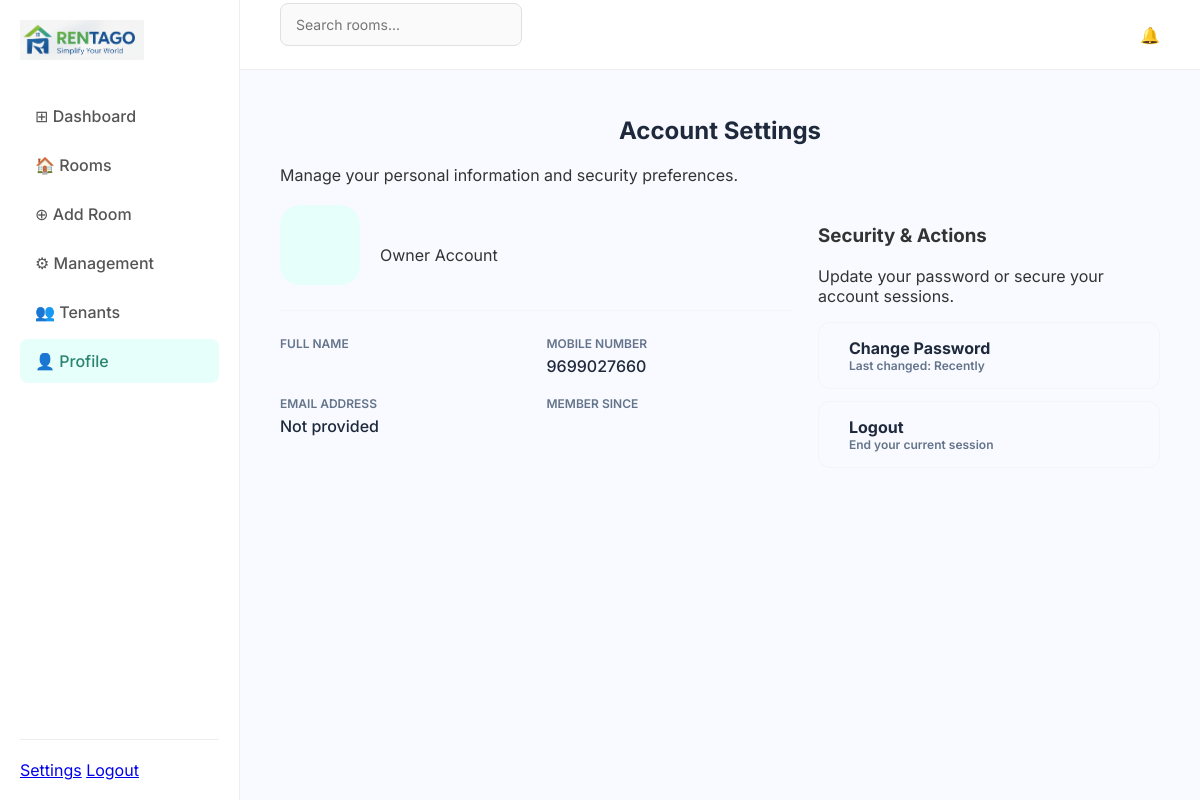
The page /owner/profile/ (signed in) on the database its author committed.
### owners/models.py (models this page shows, shortened)
class Owner(models.Model):
    user = models.OneToOneField(UserProfile, on_delete=models.CASCADE)
    name = models.CharField(max_length=100, blank=True)

### accounts/models.py (models this page shows, shortened)
class UserProfile(models.Model):
    ROLE_CHOICES = [
        ('owner', 'Owner'),
        ('tenant', 'Tenant'),
    ]
    mobile = models.CharField(max_length=10, unique=True)
    password = models.CharField(max_length=128)
    role = models.CharField(max_length=10, choices=ROLE_CHOICES)
    name = models.CharField(max_length=100, blank=True)

### accounts/decorators.py (the view)
    def wrapper(request, *args, **kwargs):
        if not request.session.get("user_id"):
            return redirect("accounts:login")
        if request.session.get("role") != "owner":
            return redirect("accounts:login")
        return view_func(request, *args, **kwargs)

### owners/views.py (called while the page is built)
@login_required
@owner_required
def profile(request):
    try:
        owner = Owner.objects.get(user_id=request.session["user_id"])
    except Owner.DoesNotExist:
        request.session.flush()
        return redirect("accounts:login")
    return render(request, "owners/profile.html", {"owner": owner})

### owners/templates/owners/profile.html (shortened to what this page needs)
{% extends "rent/base_owner.html" %}
{% load static %}
{% block content %}
<div class="page-header">
    <h1>Account Settings</h1>
    <p>Manage your personal information and security preferences.</p>
</div>
<div class="profile-layout">
    <div class="card-style profile-info-card">
        <div class="profile-header-main">
            <div class="avatar-large">
            </div>
            <div class="profile-titles">
                <span class="badge available">{{ owner.user.role|title }} Account</span>
            </div>
        </div>
        <div class="info-grid">
            <div class="info-item">
                <label>Full Name</label>
            </div>
            <div class="info-item">
                <label>Mobile Number</label>
                <p>{{ owner.user.mobile }}</p>
            </div>
            <div class="info-item">
                <label>Email Address</label>
                <p>{{ owner.user.email|default:"Not provided" }}</p>
            </div>
            <div class="info-item">
                <label>Member Since</label>
            </div>
        </div>
    </div>
    <div class="card-style security-card">
        <h3>Security & Actions</h3>
        <p class="text-muted">Update your password or secure your account sessions.</p>
        <div class="action-list">
            <a href="{% url 'accounts:change_password' %}" class="action-item">
                <div>
                    <strong>Change Password</strong>
                    <p class="text-small">Last changed: Recently</p>
                </div>
            </a>
            <a href="{% url 'accounts:logout' %}" class="action-item danger-hover">
                <div>
                    <strong>Logout</strong>
                    <p class="text-small">End your current session</p>
                </div>
            </a>
        </div>
    </div>
</div>
{% endblock %}

### rent/static/rent/style.css (style rules this page uses)
* { box-sizing: border-box; font-family: 'Inter', sans-serif; }
body { background-color: #f4f7f9; margin: 0; padding: 0; color: #333; padding-top: 70px; min-height: 100vh; }
label { display: block; font-size: 14px; font-weight: 600; margin-bottom: 8px; color: #333; }
* { box-sizing: border-box; }
body.dashboard-body { margin: 0; display: flex; background-color: #f8faff; font-family: 'Inter', sans-serif; padding-top: 0; }
.action-item { display: flex; align-items: center; padding: 15px; border: 1px solid #f1f5f9; border-radius: 12px; margin-bottom: 12px; text-decoration: none; color: #1e293b; font-weight: 600; }
.page-header h1 { text-align: center; font-size: 24px; font-weight: 700; color: #1e293b; margin-bottom: 20px; }
.text-small { font-size: 12px; color: #64748b; margin: 0; }
.profile-layout { display: grid; grid-template-columns: 1.5fr 1fr; gap: 30px; margin-top: 20px; }
.profile-header-main { display: flex; align-items: center; gap: 20px; padding-bottom: 25px; border-bottom: 1px solid #f1f5f9; margin-bottom: 25px; }
.avatar-large { width: 80px; height: 80px; background: #e6fffa; color: #2A8470; border-radius: 20px; display: flex; align-items: center; justify-content: center; font-size: 32px; font-weight: 700; }
.info-grid { display: grid; grid-template-columns: 1fr 1fr; gap: 20px; }
.info-item label { display: block; font-size: 12px; font-weight: 600; color: #64748b; margin-bottom: 5px; text-transform: uppercase; }
.info-item p { font-size: 16px; font-weight: 500; color: #1e293b; margin: 0; }
.profile-layout { display: grid; grid-template-columns: 1.5fr 1fr; gap: 25px; margin-top: 20px; }

### rows shown on the page
Owner: user.role "Owner", user.mobile "9699027660", user.email "Not provided"
